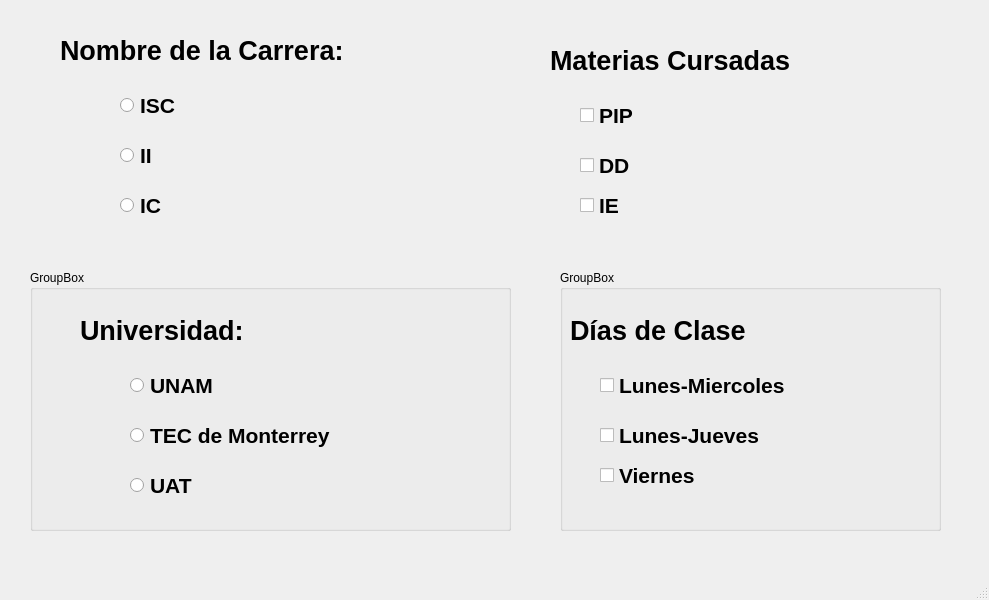
<?xml version="1.0" encoding="UTF-8"?>
<ui version="4.0">
 <class>MainWindow</class>
 <widget class="QMainWindow" name="MainWindow">
  <property name="geometry">
   <rect>
    <x>0</x>
    <y>0</y>
    <width>989</width>
    <height>600</height>
   </rect>
  </property>
  <property name="windowTitle">
   <string>MainWindow</string>
  </property>
  <widget class="QWidget" name="centralwidget">
   <widget class="QRadioButton" name="rb_carrera_isc">
    <property name="geometry">
     <rect>
      <x>120</x>
      <y>90</y>
      <width>271</width>
      <height>31</height>
     </rect>
    </property>
    <property name="font">
     <font>
      <pointsize>16</pointsize>
      <weight>75</weight>
      <bold>true</bold>
     </font>
    </property>
    <property name="text">
     <string>ISC</string>
    </property>
   </widget>
   <widget class="QCheckBox" name="rb_materia_pip">
    <property name="geometry">
     <rect>
      <x>580</x>
      <y>100</y>
      <width>251</width>
      <height>31</height>
     </rect>
    </property>
    <property name="font">
     <font>
      <pointsize>16</pointsize>
      <weight>75</weight>
      <bold>true</bold>
     </font>
    </property>
    <property name="text">
     <string>PIP</string>
    </property>
   </widget>
   <widget class="QLabel" name="label">
    <property name="geometry">
     <rect>
      <x>60</x>
      <y>30</y>
      <width>371</width>
      <height>41</height>
     </rect>
    </property>
    <property name="font">
     <font>
      <pointsize>20</pointsize>
      <weight>75</weight>
      <bold>true</bold>
     </font>
    </property>
    <property name="text">
     <string>Nombre de la Carrera:</string>
    </property>
   </widget>
   <widget class="QRadioButton" name="rb_carrera_ii">
    <property name="geometry">
     <rect>
      <x>120</x>
      <y>140</y>
      <width>271</width>
      <height>31</height>
     </rect>
    </property>
    <property name="font">
     <font>
      <pointsize>16</pointsize>
      <weight>75</weight>
      <bold>true</bold>
     </font>
    </property>
    <property name="text">
     <string>II</string>
    </property>
   </widget>
   <widget class="QRadioButton" name="rb_carrera_ic">
    <property name="geometry">
     <rect>
      <x>120</x>
      <y>190</y>
      <width>271</width>
      <height>31</height>
     </rect>
    </property>
    <property name="font">
     <font>
      <pointsize>16</pointsize>
      <weight>75</weight>
      <bold>true</bold>
     </font>
    </property>
    <property name="text">
     <string>IC</string>
    </property>
   </widget>
   <widget class="QGroupBox" name="groupBox">
    <property name="geometry">
     <rect>
      <x>30</x>
      <y>270</y>
      <width>481</width>
      <height>261</height>
     </rect>
    </property>
    <property name="title">
     <string>GroupBox</string>
    </property>
    <widget class="QRadioButton" name="rb_universidad_unam">
     <property name="geometry">
      <rect>
       <x>100</x>
       <y>100</y>
       <width>271</width>
       <height>31</height>
      </rect>
     </property>
     <property name="font">
      <font>
       <pointsize>16</pointsize>
       <weight>75</weight>
       <bold>true</bold>
      </font>
     </property>
     <property name="text">
      <string>UNAM</string>
     </property>
    </widget>
    <widget class="QLabel" name="label_2">
     <property name="geometry">
      <rect>
       <x>50</x>
       <y>40</y>
       <width>371</width>
       <height>41</height>
      </rect>
     </property>
     <property name="font">
      <font>
       <pointsize>20</pointsize>
       <weight>75</weight>
       <bold>true</bold>
      </font>
     </property>
     <property name="text">
      <string>Universidad:</string>
     </property>
    </widget>
    <widget class="QRadioButton" name="rb_universidad_uat">
     <property name="geometry">
      <rect>
       <x>100</x>
       <y>200</y>
       <width>271</width>
       <height>31</height>
      </rect>
     </property>
     <property name="font">
      <font>
       <pointsize>16</pointsize>
       <weight>75</weight>
       <bold>true</bold>
      </font>
     </property>
     <property name="text">
      <string>UAT</string>
     </property>
    </widget>
    <widget class="QRadioButton" name="rb_universidad_tecm">
     <property name="geometry">
      <rect>
       <x>100</x>
       <y>150</y>
       <width>271</width>
       <height>31</height>
      </rect>
     </property>
     <property name="font">
      <font>
       <pointsize>16</pointsize>
       <weight>75</weight>
       <bold>true</bold>
      </font>
     </property>
     <property name="text">
      <string>TEC de Monterrey</string>
     </property>
    </widget>
   </widget>
   <widget class="QLabel" name="label_3">
    <property name="geometry">
     <rect>
      <x>550</x>
      <y>40</y>
      <width>371</width>
      <height>41</height>
     </rect>
    </property>
    <property name="font">
     <font>
      <pointsize>20</pointsize>
      <weight>75</weight>
      <bold>true</bold>
     </font>
    </property>
    <property name="text">
     <string>Materias Cursadas</string>
    </property>
   </widget>
   <widget class="QCheckBox" name="rb_materia_dd">
    <property name="geometry">
     <rect>
      <x>580</x>
      <y>150</y>
      <width>251</width>
      <height>31</height>
     </rect>
    </property>
    <property name="font">
     <font>
      <pointsize>16</pointsize>
      <weight>75</weight>
      <bold>true</bold>
     </font>
    </property>
    <property name="text">
     <string>DD</string>
    </property>
   </widget>
   <widget class="QCheckBox" name="rb_materia_ie">
    <property name="geometry">
     <rect>
      <x>580</x>
      <y>190</y>
      <width>251</width>
      <height>31</height>
     </rect>
    </property>
    <property name="font">
     <font>
      <pointsize>16</pointsize>
      <weight>75</weight>
      <bold>true</bold>
     </font>
    </property>
    <property name="text">
     <string>IE</string>
    </property>
   </widget>
   <widget class="QGroupBox" name="groupBox_2">
    <property name="geometry">
     <rect>
      <x>560</x>
      <y>270</y>
      <width>381</width>
      <height>261</height>
     </rect>
    </property>
    <property name="title">
     <string>GroupBox</string>
    </property>
    <widget class="QCheckBox" name="rb_dias_viernes">
     <property name="geometry">
      <rect>
       <x>40</x>
       <y>190</y>
       <width>251</width>
       <height>31</height>
      </rect>
     </property>
     <property name="font">
      <font>
       <pointsize>16</pointsize>
       <weight>75</weight>
       <bold>true</bold>
      </font>
     </property>
     <property name="text">
      <string>Viernes</string>
     </property>
    </widget>
    <widget class="QCheckBox" name="rb_dias_lun_mie">
     <property name="geometry">
      <rect>
       <x>40</x>
       <y>100</y>
       <width>251</width>
       <height>31</height>
      </rect>
     </property>
     <property name="font">
      <font>
       <pointsize>16</pointsize>
       <weight>75</weight>
       <bold>true</bold>
      </font>
     </property>
     <property name="text">
      <string>Lunes-Miercoles</string>
     </property>
    </widget>
    <widget class="QLabel" name="label_4">
     <property name="geometry">
      <rect>
       <x>10</x>
       <y>40</y>
       <width>371</width>
       <height>41</height>
      </rect>
     </property>
     <property name="font">
      <font>
       <pointsize>20</pointsize>
       <weight>75</weight>
       <bold>true</bold>
      </font>
     </property>
     <property name="text">
      <string>Días de Clase</string>
     </property>
    </widget>
    <widget class="QCheckBox" name="rb_dias_lun_jue">
     <property name="geometry">
      <rect>
       <x>40</x>
       <y>150</y>
       <width>251</width>
       <height>31</height>
      </rect>
     </property>
     <property name="font">
      <font>
       <pointsize>16</pointsize>
       <weight>75</weight>
       <bold>true</bold>
      </font>
     </property>
     <property name="text">
      <string>Lunes-Jueves</string>
     </property>
    </widget>
   </widget>
  </widget>
  <widget class="QMenuBar" name="menubar">
   <property name="geometry">
    <rect>
     <x>0</x>
     <y>0</y>
     <width>989</width>
     <height>26</height>
    </rect>
   </property>
  </widget>
  <widget class="QStatusBar" name="statusbar"/>
 </widget>
 <resources/>
 <connections/>
</ui>
